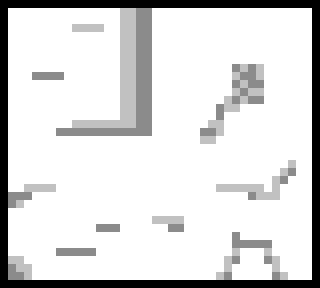

Below is a game level as drawn by its tile map, then a one-line description and the .tmx file that defines it, in full:
An orthogonal 40x36 tile map with 8x8 px tiles, 1 tile layer (Background).

<map version="1.0" orientation="orthogonal" width="40" height="36" tilewidth="8" tileheight="8">
 <tileset firstgid="1" name="4-color-tileset" tilewidth="8" tileheight="8">
  <image source="4-color-tileset.png" width="32" height="8" />
 </tileset>
 <layer name="Background" width="40" height="36">
  <data encoding="csv">
2,2,2,2,2,2,2,2,2,2,2,2,2,2,2,2,2,2,2,2,2,2,2,2,2,2,2,2,2,2,2,2,2,2,2,2,2,2,2,2,
2,1,1,1,1,1,1,1,1,1,1,1,1,1,1,3,3,4,4,1,1,1,1,1,1,1,1,1,1,1,1,1,1,1,1,1,1,1,1,2,
2,1,1,1,1,1,1,1,1,1,1,1,1,1,1,3,3,4,4,1,1,1,1,1,1,1,1,1,1,1,1,1,1,1,1,1,1,1,1,2,
2,1,1,1,1,1,1,1,1,3,3,3,3,1,1,3,3,4,4,1,1,1,1,1,1,1,1,1,1,1,1,1,1,1,1,1,1,1,1,2,
2,1,1,1,1,1,1,1,1,1,1,1,1,1,1,3,3,4,4,1,1,1,1,1,1,1,1,1,1,1,1,1,1,1,1,1,1,1,1,2,
2,1,1,1,1,1,1,1,1,1,1,1,1,1,1,3,3,4,4,1,1,1,1,1,1,1,1,1,1,1,1,1,1,1,1,1,1,1,1,2,
2,1,1,1,1,1,1,1,1,1,1,1,1,1,1,3,3,4,4,1,1,1,1,1,1,1,1,1,1,1,1,1,1,1,1,1,1,1,1,2,
2,1,1,1,1,1,1,1,1,1,1,1,1,1,1,3,3,4,4,1,1,1,1,1,1,1,1,1,1,1,1,1,1,1,1,1,1,1,1,2,
2,1,1,1,1,1,1,1,1,1,1,1,1,1,1,3,3,4,4,1,1,1,1,1,1,1,1,1,1,4,3,4,3,1,1,1,1,1,1,2,
2,1,1,1,4,4,4,4,1,1,1,1,1,1,1,3,3,4,4,1,1,1,1,1,1,1,1,1,1,3,4,4,3,1,1,1,1,1,1,2,
2,1,1,1,1,1,1,1,1,1,1,1,1,1,1,3,3,4,4,1,1,1,1,1,1,1,1,1,1,4,3,4,4,1,1,1,1,1,1,2,
2,1,1,1,1,1,1,1,1,1,1,1,1,1,1,3,3,4,4,1,1,1,1,1,1,1,1,1,1,3,4,3,3,1,1,1,1,1,1,2,
2,1,1,1,1,1,1,1,1,1,1,1,1,1,1,3,3,4,4,1,1,1,1,1,1,1,1,1,3,4,3,4,4,1,1,1,1,1,1,2,
2,1,1,1,1,1,1,1,1,1,1,1,1,1,1,3,3,4,4,1,1,1,1,1,1,1,1,4,3,3,1,1,1,1,1,1,1,1,1,2,
2,1,1,1,1,1,1,1,1,1,1,1,1,1,1,3,3,4,4,1,1,1,1,1,1,1,1,4,1,1,1,1,1,1,1,1,1,1,1,2,
2,1,1,1,1,1,1,1,1,3,3,3,3,3,3,3,3,4,4,1,1,1,1,1,1,1,3,3,1,1,1,1,1,1,1,1,1,1,1,2,
2,1,1,1,1,1,1,4,4,4,4,4,4,4,4,4,4,4,4,1,1,1,1,1,1,4,4,3,1,1,1,1,1,1,1,1,1,1,1,2,
2,1,1,1,1,1,1,1,1,1,1,1,1,1,1,1,1,1,1,1,1,1,1,1,1,3,3,1,1,1,1,1,1,1,1,1,1,1,1,2,
2,1,1,1,1,1,1,1,1,1,1,1,1,1,1,1,1,1,1,1,1,1,1,1,1,1,1,1,1,1,1,1,1,1,1,1,1,1,1,2,
2,1,1,1,1,1,1,1,1,1,1,1,1,1,1,1,1,1,1,1,1,1,1,1,1,1,1,1,1,1,1,1,1,1,1,1,1,1,1,2,
2,1,1,1,1,1,1,1,1,1,1,1,1,1,1,1,1,1,1,1,1,1,1,1,1,1,1,1,1,1,1,1,1,1,1,1,3,1,1,2,
2,1,1,1,1,1,1,1,1,1,1,1,1,1,1,1,1,1,1,1,1,1,1,1,1,1,1,1,1,1,1,1,1,1,1,3,4,1,1,2,
2,1,1,1,1,1,1,1,1,1,1,1,1,1,1,1,1,1,1,1,1,1,1,1,1,1,1,1,1,1,1,1,1,1,3,4,1,1,1,2,
2,1,1,3,3,3,3,1,1,1,1,1,1,1,1,1,1,1,1,1,1,1,1,1,1,1,1,3,3,3,3,3,3,1,3,1,1,1,1,2,
2,4,4,4,1,1,1,1,1,1,1,1,1,1,1,1,1,1,1,1,1,1,1,1,1,1,1,1,1,1,1,4,3,3,3,1,1,1,1,2,
2,4,3,1,1,1,1,1,1,1,1,1,1,1,1,1,1,1,1,1,1,1,1,1,1,1,1,1,1,1,1,1,1,1,1,1,1,1,1,2,
2,1,1,1,1,1,1,1,1,1,1,1,1,1,1,1,1,1,1,1,1,1,1,1,1,1,1,1,1,1,1,1,1,1,1,1,1,1,1,2,
2,1,1,1,1,1,1,1,1,1,1,1,1,1,1,1,1,1,1,3,3,3,3,1,1,1,1,1,1,1,1,1,1,1,1,1,1,1,1,2,
2,1,1,1,1,1,1,1,1,1,1,1,4,4,4,1,1,1,1,1,1,4,4,1,1,1,1,1,1,1,1,1,1,1,1,1,1,1,1,2,
2,1,1,1,1,1,1,1,1,1,1,1,1,1,1,1,1,1,1,1,1,1,1,1,1,1,1,1,1,4,1,1,1,1,1,1,1,1,1,2,
2,1,1,1,1,1,1,1,1,1,1,1,1,1,1,1,1,1,1,1,1,1,1,1,1,1,1,1,1,4,4,4,4,4,1,1,1,1,1,2,
2,1,1,1,1,1,1,4,4,4,4,4,1,1,1,1,1,1,1,1,1,1,1,1,1,1,1,1,1,3,1,1,1,3,1,1,1,1,1,2,
2,3,3,1,1,1,1,1,1,1,1,1,1,1,1,1,1,1,1,1,1,1,1,1,1,1,1,1,3,4,1,1,1,4,3,1,1,1,1,2,
2,4,3,3,1,1,1,1,1,1,1,1,1,1,1,1,1,1,1,1,1,1,1,1,1,1,1,1,3,1,1,1,1,1,3,1,1,1,1,2,
2,4,4,3,1,1,1,1,1,1,1,1,1,1,1,1,1,1,1,1,1,1,1,1,1,1,1,3,4,1,1,1,1,1,4,3,1,1,1,2,
2,2,2,2,2,2,2,2,2,2,2,2,2,2,2,2,2,2,2,2,2,2,2,2,2,2,2,2,2,2,2,2,2,2,2,2,2,2,2,2
</data>
 </layer>
</map>
